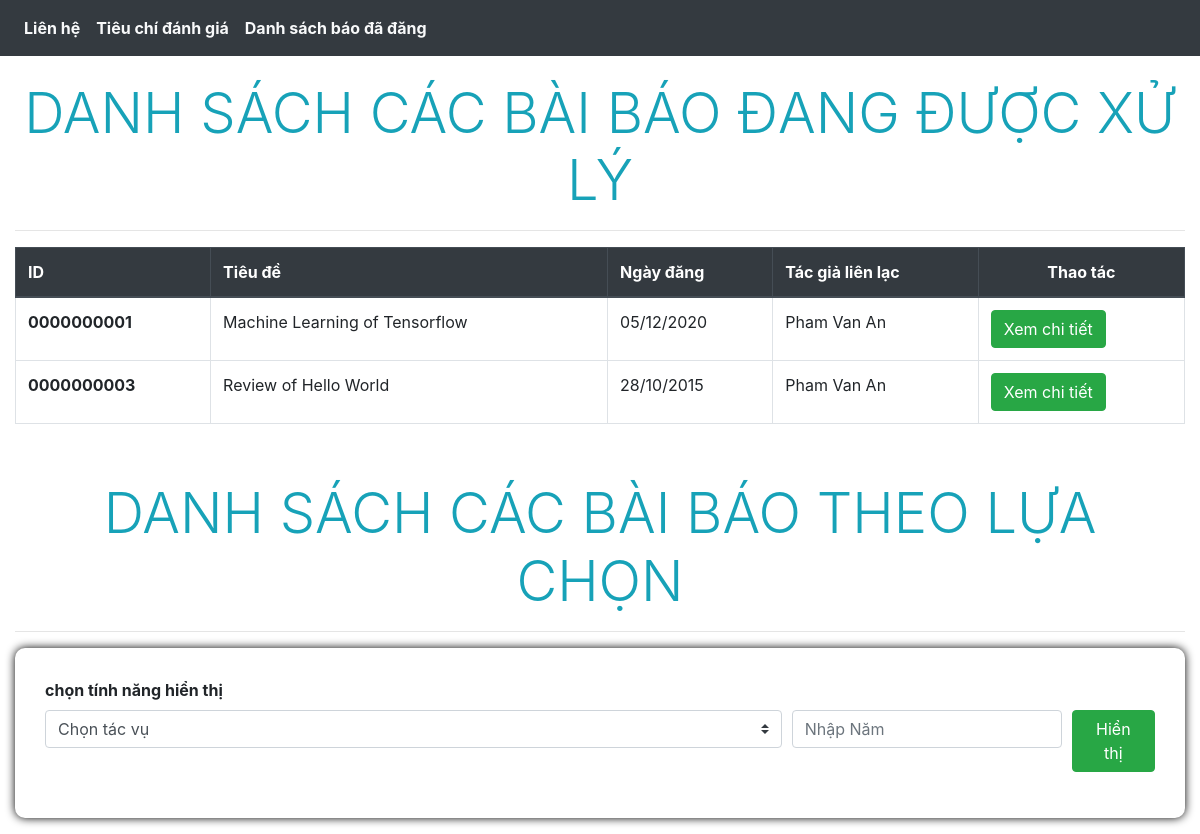
/Client/authorHomePage.php, run on an earlier commit of the app's database.
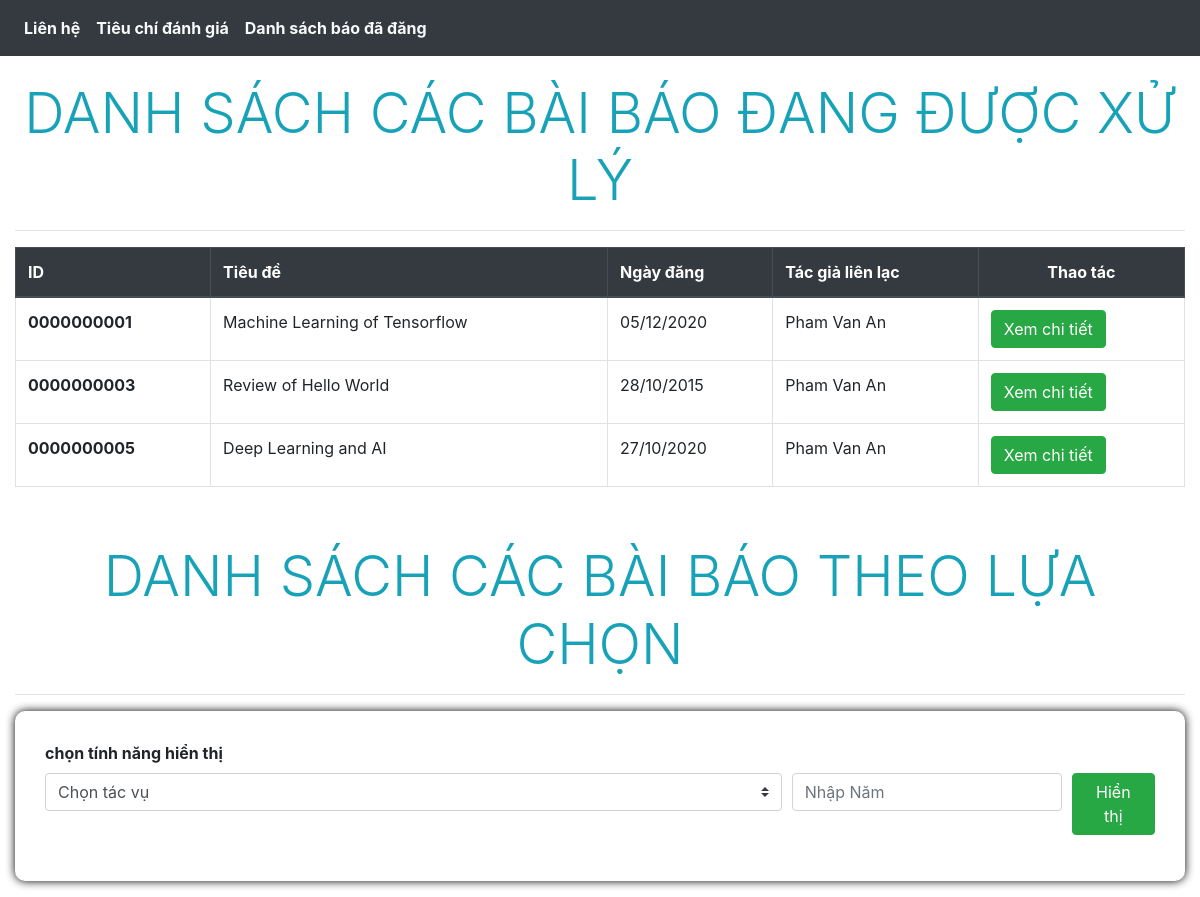
And on a later commit of the database.
### tables this page shows
create table paper(
	paper_id char(10),
	title varchar(255) not null,
    summary varchar(255),
    paper_file varchar(255),
    post_date date,
    `status` varchar(255) check (`status` in ('in review', 'response review', 'complete review', 'publishing', 'posted')),
    after_review_result varchar(255),
    final_result varchar(255) check(final_result in('rejection','minor revision','acceptance','major revision')),
    announce_date date,
    editor_id char(10) not null,
    contact_author_id char(10) not null,
    note_for_author varchar(255),
    primary key(paper_id),
	foreign key(editor_id) references  editor(id) ON DELETE CASCADE ON UPDATE CASCADE,
    foreign key(contact_author_id) references  author(id) ON DELETE CASCADE ON UPDATE CASCADE
);

create table scientist(
	id char(10),	
	last_name varchar(255) not null,
	middle_name varchar(255),
	first_name varchar(255) not null,
	phone char(11),
    address varchar(255),
    `organization` varchar(255),
    job varchar(255),
	primary key(id)
);

### Server/authorServer.php (called while the page is built, shortened)
<?php
include('userLogin.php');
$select_all_paper_query = "select * from paper where paper_id not in (select paper_id from paper where status='posted')";
$select_all_paper_result = mysqli_query($connect_handle, $select_all_paper_query);
?>

### Client/authorHomePage.php (the view, shortened to what this page needs)
<!DOCTYPE html>
<html lang="en-US">
<head>
    <link rel="stylesheet" href="style/login.css">
    <link rel="stylesheet" href="https://maxcdn.bootstrapcdn.com/bootstrap/4.5.2/css/bootstrap.min.css">
    <link rel="stylesheet" href="https://use.fontawesome.com/releases/v5.7.0/css/all.css"
>
</head>
<?php include('../Server/authorServer.php'); ?>
<body>
    <div>
        <?php include_once('component/header.php');?>
    </div>
    <div class="container-fluid" style="padding-top: 80px;">
        <div class="display-4 text-center text-info text-uppercase">Danh sách các bài báo đang được xử lý</div>
        <hr>
        <table class="table table-bordered">
            <thead class="thead-dark">
                <tr>
                    <th scope="col">ID</th>
                    <th scope="col">Tiêu đề</th>
                    <th scope="col">Ngày đăng</th>
                    <th scope="col">Tác giả liên lạc</th>
                    <th class="text-center" scope="col">Thao tác</th>
                </tr>
            </thead>
            <tbody>
                <?php foreach ($select_all_paper_result as $paper){ ?>
                <tr>
                    <td>
                        <?php echo '<strong>'.$paper['paper_id'].'</strong>'; ?>
                    </td>
                    <td>
                        <?php echo $paper['title']; ?>
                    </td>
                    <td>
                        <?php echo date('d/m/Y', strtotime($paper['post_date']));?>
                    </td>
                    <td>
                        <?php
                            $author_id = $paper['contact_author_id'];
                            $get_author_name_query = "select last_name, middle_name, first_name from scientist where id = '$author_id'";
                            $get_author_name_result = mysqli_query($connect_handle, $get_author_name_query);
                            $data = mysqli_fetch_assoc($get_author_name_result);
                            echo $data['last_name']." ".$data['middle_name']." ".$data['first_name'];
                        ?>
                    </td>
                    <td class="text-left">
                        <form class="option" method="POST" action="authorHomePage.php">
                            <button class="btn btn-success" name="getMoreInfoBtn">Xem chi tiết</button>
                        </form>
                    </td>
                </tr>
                <?php } ?>
            </tbody>
        </table>
        <div class="display-4 text-center text-info text-uppercase" style="padding-top: 40px;">Danh sách các bài báo
            theo lựa chọn</div>
        <hr>
        <form class="form-container" name="viewOption" method="POST" action="authorHomePage.php">
            <label for="viewOption"><strong>chọn tính năng hiển thị</strong></label>
            <div class="form-row">
                <div class="form-group col-md-8">
                    <select class="custom-select" name="optionView">
                        <option selected>Chọn tác vụ</option>
                    </select>
                </div>
                <div class="form-group col-md-3">
                    <input type="number" class="form-control" name="year" id="year"
                        aria-describedby="emailHelp" placeholder="Nhập Năm">
                </div>
                <div class="form-group text-right col-md-1">
                    <button type="submit" class="btn btn-success" name="viewOption">Hiển thị</button>
                </div>
            </div>
        </form>
    </div>
</body>
</html>

What changed in the data, as far as the page shows it:
added paper: paper_id "0000000005", title "Deep Learning and AI", post_date "27/10/2020", scientist.last_name "Pham", scientist.middle_name "Van", scientist.first_name "An"
